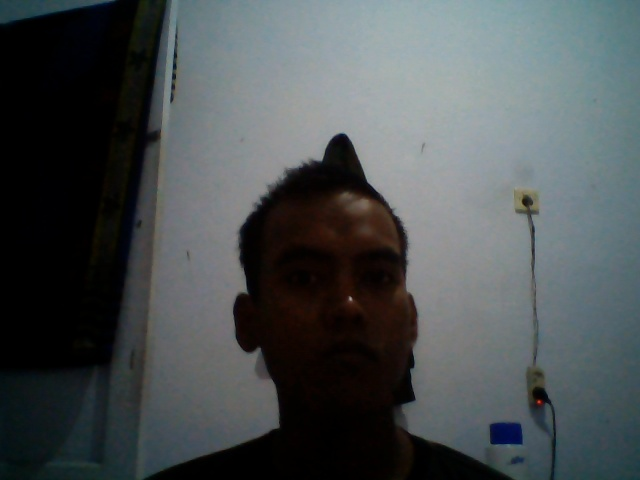
#> input picture Server/app/bridge/temp_image.jpg, 640 x 480 px
$ python -i i_proc.py   (imports and definitions only)
#> lines starting #> are read from the running program, lines starting #| are printed output that depends on the picture
import os
import cv2
import numpy as np
import mediapipe as mp

# Folder untuk menyimpan foto yang diterima
FOLDER_0 = './debug'
FOLDER_1 = './debug/eye_r'
FOLDER_2 = './debug/eye_l'
FOLDER_3 = './debug/mouth'

# [2 lines not run here, left out]

# Inisialisasi MediaPipe Face Mesh
mp_face_mesh = mp.solutions.face_mesh
# [1 line that did not run here, left out]

# Fungsi tambahan
def apply_sharpening(image):
    kernel = np.array([[0, -1, 0], [-1, 5, -1], [0, -1, 0]])
    return cv2.filter2D(image, -1, kernel)

def remove_noise_bilateral(image, diameter=9, sigma_color=75, sigma_space=75):
    return cv2.bilateralFilter(image, diameter, sigma_color, sigma_space)

def normalize_image(image):
    return image / 255.0

def preprocess_image(frame, target_size=(224, 224), feature="eye_r"):
    img = frame.copy()
    cv2.imwrite(os.path.join(FOLDER_0, "debug_asli_1.jpg"), img)

    if img is None:
        raise ValueError("Image not found or unreadable")

    # Konversi ke RGB untuk MediaPipe
    img_rgb = cv2.cvtColor(img, cv2.COLOR_BGR2RGB)

    # Deteksi wajah menggunakan MediaPipe
    results = face_mesh.process(img_rgb)
    if not results.multi_face_landmarks:
        raise ValueError("No face detected in the image")

    # Ambil landmark wajah pertama (karena hanya satu wajah)
    landmarks = results.multi_face_landmarks[0]

    # Ambil indeks landmark sesuai fitur
    if feature == "eye_r":
        indices = [33, 160, 158, 133, 153, 144]  # Landmark mata kanan
    elif feature == "eye_l":
        indices = [362, 385, 387, 263, 373, 380]  # Landmark mata kiri
    elif feature == "mouth":
        indices = [78, 191, 80, 13, 312, 308, 324, 318]  # Landmark mulut
    else:
        raise ValueError("Invalid feature type")

    # Ambil koordinat landmark
    h, w, _ = img.shape
    points = [(int(landmarks.landmark[i].x * w), int(landmarks.landmark[i].y * h)) for i in indices]

    x_min, y_min = np.min(points, axis=0)
    x_max, y_max = np.max(points, axis=0)

    margin = 15
    x_min = max(0, x_min - margin)
    y_min = max(0, y_min - margin)
    x_max = min(w, x_max + margin)
    y_max = min(h, y_max + margin)

    cropped_img = img[y_min:y_max, x_min:x_max]
    denoised_img = remove_noise_bilateral(cropped_img)
    sharpened_img = apply_sharpening(denoised_img)
    resized_img = cv2.resize(sharpened_img, target_size, interpolation=cv2.INTER_CUBIC)
    normalized_img = normalize_image(resized_img)

    return np.expand_dims(normalized_img, axis=0)

def draw_bounding_box(image, points, color=(0, 255, 0), thickness=2):
    points = np.array(points)
    x_min, y_min = points.min(axis=0)
    x_max, y_max = points.max(axis=0)

    margin = 15
    x_min = max(0, x_min - margin)
    y_min = max(0, y_min - margin)
    x_max = min(image.shape[1], x_max + margin)
    y_max = min(image.shape[0], y_max + margin)

    cv2.rectangle(image, (x_min, y_min), (x_max, y_max), color, thickness)
    return image

>>> import cv2
>>> picture = cv2.imread('bridge/temp_image.jpg', cv2.IMREAD_GRAYSCALE)
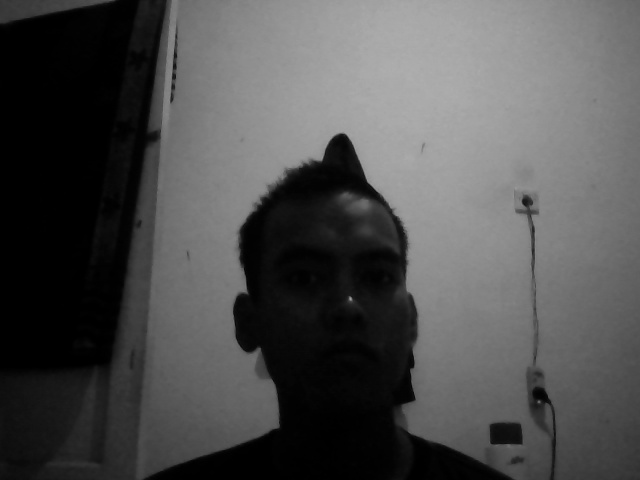
#> picture: shape (480, 640); min 0, max 175, mean 78.8
>>> result = preprocess_image(picture)
#> (the run stopped early here; a loop or call above may not have finished)
